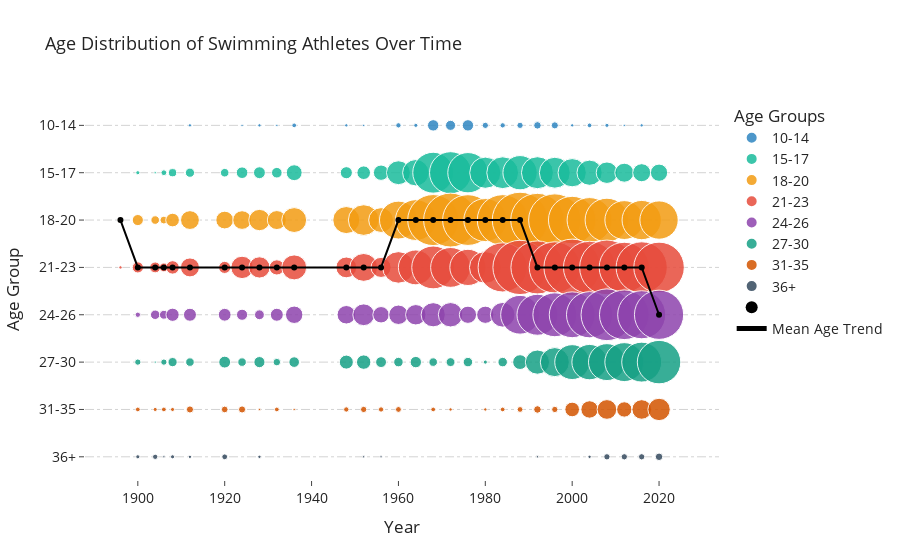

Notebook code cell kept with this figure:
### Markdown cell above
# Age avec moyenne

### Code cell
df = olympics_data[olympics_data['Sport'] == 'Swimming'].copy()

bins = [10, 14, 17, 20, 23, 26, 30, 35, 100]
labels = ["10-14", "15-17", "18-20", "21-23", "24-26", "27-30", "31-35", "36+"]
df["Age Group"] = pd.cut(df["Age"], bins=bins, labels=labels, right=False)

df_grouped = df.groupby(["Year", "Age Group"]).size().reset_index(name="Count")

# Average age
df_mean_age = df.groupby("Year")["Age"].mean().reset_index()
df_mean_age["Age Group"] = pd.cut(
    df_mean_age["Age"],
    bins=bins,
    labels=labels,
    right=False
)

color_palette = ["#2E86C1", "#1ABC9C", "#F39C12", "#E74C3C", "#8E44AD", "#16A085", "#D35400", "#34495E"]

fig = px.scatter(df_grouped,
                 x="Year",
                 y="Age Group",
                 size="Count",
                 color="Age Group",
                 color_discrete_sequence=color_palette,
                 title="Age Distribution of Swimming Athletes Over Time",
                 labels={"Year": "Year", "Age Group": "Age Group", "Count": "Number of Athletes"},
                 opacity=0.85,
                 size_max=40)

fig.add_scatter(
    x=df_mean_age["Year"],
    y=df_mean_age["Age Group"],
    mode="markers",
    marker=dict(color="#000000", size=6),
    name=""
)


fig.add_scatter(
    x=df_mean_age["Year"],
    y=df_mean_age["Age Group"],
    mode="lines",
    line=dict(color="#000000", width=2),
    name="Mean Age Trend"
)

fig.update_layout(
    template="simple_white",
    font=dict(size=14),
    title_font=dict(size=18),
    plot_bgcolor="white",
    paper_bgcolor="white",
    xaxis=dict(
        showline=False,
        showgrid=False,
        tickmode="array",
    ),
    yaxis=dict(
        showline=False,
        showgrid=True,
        gridcolor="lightgray",
        gridwidth=1,
        griddash="dashdot",
    ),
    legend_title_text="Age Groups",
)

fig.show()

### Figure 1 — Plotly figure (JSON) as saved in the notebook; plotly's stock layout.template omitted (floating-point values rounded to 4 significant figures)
{"data": [{"hovertemplate": "Age Group=%{y}<br>Year=%{x}<br>Number of Athletes=%{marker.size}<extra></extra>", "legendgroup": "10-14", "marker": {"color": "#2E86C1", "opacity": 0.85, "size": [0, 0, 0, 0, 0, 2, 0, 1, 2, 1, 4, 2, 1, 0, 5, 3, 23, 18, 23, 7, 5, 7, 10, 9, 2, 4, 3, 1, 2, 0], "sizemode": "area", "sizeref": 0.3556, "symbol": "circle"}, "mode": "markers", "name": "10-14", "orientation": "h", "showlegend": true, "type": "scatter", "x": [1896, 1900, 1904, 1906, 1908, 1912, 1920, 1924, 1928, 1932, 1936, 1948, 1952, 1956, 1960, 1964, 1968, 1972, 1976, 1980, 1984, 1988, 1992, 1996, 2000, 2004, 2008, 2012, 2016, 2020], "xaxis": "x", "y": ["10-14", "10-14", "10-14", "10-14", "10-14", "10-14", "10-14", "10-14", "10-14", "10-14", "10-14", "10-14", "10-14", "10-14", "10-14", "10-14", "10-14", "10-14", "10-14", "10-14", "10-14", "10-14", "10-14", "10-14", "10-14", "10-14", "10-14", "10-14", "10-14", "10-14"], "yaxis": "y"}, {"hovertemplate": "Age Group=%{y}<br>Year=%{x}<br>Number of Athletes=%{marker.size}<extra></extra>", "legendgroup": "15-17", "marker": {"color": "#1ABC9C", "opacity": 0.85, "size": [0, 3, 1, 6, 12, 15, 13, 24, 25, 20, 45, 26, 33, 42, 101, 124, 297, 314, 289, 173, 180, 209, 182, 170, 142, 113, 82, 64, 58, 53], "sizemode": "area", "sizeref": 0.3556, "symbol": "circle"}, "mode": "markers", "name": "15-17", "orientation": "h", "showlegend": true, "type": "scatter", "x": [1896, 1900, 1904, 1906, 1908, 1912, 1920, 1924, 1928, 1932, 1936, 1948, 1952, 1956, 1960, 1964, 1968, 1972, 1976, 1980, 1984, 1988, 1992, 1996, 2000, 2004, 2008, 2012, 2016, 2020], "xaxis": "x", "y": ["15-17", "15-17", "15-17", "15-17", "15-17", "15-17", "15-17", "15-17", "15-17", "15-17", "15-17", "15-17", "15-17", "15-17", "15-17", "15-17", "15-17", "15-17", "15-17", "15-17", "15-17", "15-17", "15-17", "15-17", "15-17", "15-17", "15-17", "15-17", "15-17", "15-17"], "yaxis": "y"}, {"hovertemplate": "Age Group=%{y}<br>Year=%{x}<br>Number of Athletes=%{marker.size}<extra></extra>", "legendgroup": "18-20", "marker": {"color": "#F39C12", "opacity": 0.85, "size": [5, 22, 13, 11, 33, 63, 56, 62, 81, 64, 110, 130, 167, 109, 255, 296, 462, 517, 457, 329, 459, 551, 507, 488, 401, 359, 339, 268, 274, 261], "sizemode": "area", "sizeref": 0.3556, "symbol": "circle"}, "mode": "markers", "name": "18-20", "orientation": "h", "showlegend": true, "type": "scatter", "x": [1896, 1900, 1904, 1906, 1908, 1912, 1920, 1924, 1928, 1932, 1936, 1948, 1952, 1956, 1960, 1964, 1968, 1972, 1976, 1980, 1984, 1988, 1992, 1996, 2000, 2004, 2008, 2012, 2016, 2020], "xaxis": "x", "y": ["18-20", "18-20", "18-20", "18-20", "18-20", "18-20", "18-20", "18-20", "18-20", "18-20", "18-20", "18-20", "18-20", "18-20", "18-20", "18-20", "18-20", "18-20", "18-20", "18-20", "18-20", "18-20", "18-20", "18-20", "18-20", "18-20", "18-20", "18-20", "18-20", "18-20"], "yaxis": "y"}, {"hovertemplate": "Age Group=%{y}<br>Year=%{x}<br>Number of Athletes=%{marker.size}<extra></extra>", "legendgroup": "21-23", "marker": {"color": "#E74C3C", "opacity": 0.85, "size": [2, 22, 21, 14, 32, 64, 26, 89, 80, 41, 111, 77, 138, 72, 177, 216, 326, 282, 233, 179, 429, 524, 500, 466, 569, 485, 531, 449, 466, 454], "sizemode": "area", "sizeref": 0.3556, "symbol": "circle"}, "mode": "markers", "name": "21-23", "orientation": "h", "showlegend": true, "type": "scatter", "x": [1896, 1900, 1904, 1906, 1908, 1912, 1920, 1924, 1928, 1932, 1936, 1948, 1952, 1956, 1960, 1964, 1968, 1972, 1976, 1980, 1984, 1988, 1992, 1996, 2000, 2004, 2008, 2012, 2016, 2020], "xaxis": "x", "y": ["21-23", "21-23", "21-23", "21-23", "21-23", "21-23", "21-23", "21-23", "21-23", "21-23", "21-23", "21-23", "21-23", "21-23", "21-23", "21-23", "21-23", "21-23", "21-23", "21-23", "21-23", "21-23", "21-23", "21-23", "21-23", "21-23", "21-23", "21-23", "21-23", "21-23"], "yaxis": "y"}, {"hovertemplate": "Age Group=%{y}<br>Year=%{x}<br>Number of Athletes=%{marker.size}<extra></extra>", "legendgroup": "24-26", "marker": {"color": "#8E44AD", "opacity": 0.85, "size": [0, 5, 16, 14, 31, 30, 29, 22, 17, 30, 54, 61, 84, 48, 67, 74, 104, 106, 53, 53, 108, 267, 298, 342, 373, 379, 476, 438, 410, 431], "sizemode": "area", "sizeref": 0.3556, "symbol": "circle"}, "mode": "markers", "name": "24-26", "orientation": "h", "showlegend": true, "type": "scatter", "x": [1896, 1900, 1904, 1906, 1908, 1912, 1920, 1924, 1928, 1932, 1936, 1948, 1952, 1956, 1960, 1964, 1968, 1972, 1976, 1980, 1984, 1988, 1992, 1996, 2000, 2004, 2008, 2012, 2016, 2020], "xaxis": "x", "y": ["24-26", "24-26", "24-26", "24-26", "24-26", "24-26", "24-26", "24-26", "24-26", "24-26", "24-26", "24-26", "24-26", "24-26", "24-26", "24-26", "24-26", "24-26", "24-26", "24-26", "24-26", "24-26", "24-26", "24-26", "24-26", "24-26", "24-26", "24-26", "24-26", "24-26"], "yaxis": "y"}, {"hovertemplate": "Age Group=%{y}<br>Year=%{x}<br>Number of Athletes=%{marker.size}<extra></extra>", "legendgroup": "27-30", "marker": {"color": "#16A085", "opacity": 0.85, "size": [0, 7, 1, 7, 15, 13, 25, 13, 22, 10, 20, 35, 37, 21, 16, 23, 13, 14, 16, 3, 16, 39, 104, 150, 216, 222, 242, 269, 283, 336], "sizemode": "area", "sizeref": 0.3556, "symbol": "circle"}, "mode": "markers", "name": "27-30", "orientation": "h", "showlegend": true, "type": "scatter", "x": [1896, 1900, 1904, 1906, 1908, 1912, 1920, 1924, 1928, 1932, 1936, 1948, 1952, 1956, 1960, 1964, 1968, 1972, 1976, 1980, 1984, 1988, 1992, 1996, 2000, 2004, 2008, 2012, 2016, 2020], "xaxis": "x", "y": ["27-30", "27-30", "27-30", "27-30", "27-30", "27-30", "27-30", "27-30", "27-30", "27-30", "27-30", "27-30", "27-30", "27-30", "27-30", "27-30", "27-30", "27-30", "27-30", "27-30", "27-30", "27-30", "27-30", "27-30", "27-30", "27-30", "27-30", "27-30", "27-30", "27-30"], "yaxis": "y"}, {"hovertemplate": "Age Group=%{y}<br>Year=%{x}<br>Number of Athletes=%{marker.size}<extra></extra>", "legendgroup": "31-35", "marker": {"color": "#D35400", "opacity": 0.85, "size": [0, 4, 3, 4, 3, 9, 8, 9, 1, 4, 1, 5, 7, 5, 6, 0, 4, 2, 0, 2, 4, 6, 10, 7, 38, 54, 69, 42, 68, 89], "sizemode": "area", "sizeref": 0.3556, "symbol": "circle"}, "mode": "markers", "name": "31-35", "orientation": "h", "showlegend": true, "type": "scatter", "x": [1896, 1900, 1904, 1906, 1908, 1912, 1920, 1924, 1928, 1932, 1936, 1948, 1952, 1956, 1960, 1964, 1968, 1972, 1976, 1980, 1984, 1988, 1992, 1996, 2000, 2004, 2008, 2012, 2016, 2020], "xaxis": "x", "y": ["31-35", "31-35", "31-35", "31-35", "31-35", "31-35", "31-35", "31-35", "31-35", "31-35", "31-35", "31-35", "31-35", "31-35", "31-35", "31-35", "31-35", "31-35", "31-35", "31-35", "31-35", "31-35", "31-35", "31-35", "31-35", "31-35", "31-35", "31-35", "31-35", "31-35"], "yaxis": "y"}, {"hovertemplate": "Age Group=%{y}<br>Year=%{x}<br>Number of Athletes=%{marker.size}<extra></extra>", "legendgroup": "36+", "marker": {"color": "#34495E", "opacity": 0.85, "size": [0, 3, 5, 1, 3, 2, 6, 0, 2, 0, 0, 0, 1, 1, 0, 0, 0, 0, 0, 0, 0, 0, 1, 0, 0, 2, 7, 7, 7, 10], "sizemode": "area", "sizeref": 0.3556, "symbol": "circle"}, "mode": "markers", "name": "36+", "orientation": "h", "showlegend": true, "type": "scatter", "x": [1896, 1900, 1904, 1906, 1908, 1912, 1920, 1924, 1928, 1932, 1936, 1948, 1952, 1956, 1960, 1964, 1968, 1972, 1976, 1980, 1984, 1988, 1992, 1996, 2000, 2004, 2008, 2012, 2016, 2020], "xaxis": "x", "y": ["36+", "36+", "36+", "36+", "36+", "36+", "36+", "36+", "36+", "36+", "36+", "36+", "36+", "36+", "36+", "36+", "36+", "36+", "36+", "36+", "36+", "36+", "36+", "36+", "36+", "36+", "36+", "36+", "36+", "36+"], "yaxis": "y"}, {"marker": {"color": "#000000", "size": 6}, "mode": "markers", "name": "", "type": "scatter", "x": [1896, 1900, 1904, 1906, 1908, 1912, 1920, 1924, 1928, 1932, 1936, 1948, 1952, 1956, 1960, 1964, 1968, 1972, 1976, 1980, 1984, 1988, 1992, 1996, 2000, 2004, 2008, 2012, 2016, 2020], "y": ["18-20", "21-23", "21-23", "21-23", "21-23", "21-23", "21-23", "21-23", "21-23", "21-23", "21-23", "21-23", "21-23", "21-23", "18-20", "18-20", "18-20", "18-20", "18-20", "18-20", "18-20", "18-20", "21-23", "21-23", "21-23", "21-23", "21-23", "21-23", "21-23", "24-26"]}, {"line": {"color": "#000000", "width": 2}, "mode": "lines", "name": "Mean Age Trend", "type": "scatter", "x": [1896, 1900, 1904, 1906, 1908, 1912, 1920, 1924, 1928, 1932, 1936, 1948, 1952, 1956, 1960, 1964, 1968, 1972, 1976, 1980, 1984, 1988, 1992, 1996, 2000, 2004, 2008, 2012, 2016, 2020], "y": ["18-20", "21-23", "21-23", "21-23", "21-23", "21-23", "21-23", "21-23", "21-23", "21-23", "21-23", "21-23", "21-23", "21-23", "18-20", "18-20", "18-20", "18-20", "18-20", "18-20", "18-20", "18-20", "21-23", "21-23", "21-23", "21-23", "21-23", "21-23", "21-23", "24-26"]}], "layout": {"font": {"size": 14}, "legend": {"itemsizing": "constant", "title": {"text": "Age Groups"}, "tracegroupgap": 0}, "paper_bgcolor": "white", "plot_bgcolor": "white", "title": {"font": {"size": 18}, "text": "Age Distribution of Swimming Athletes Over Time"}, "xaxis": {"anchor": "y", "domain": [0, 1], "showgrid": false, "showline": false, "tickmode": "array", "title": {"text": "Year"}}, "yaxis": {"anchor": "x", "categoryarray": ["36+", "31-35", "27-30", "24-26", "21-23", "18-20", "15-17", "10-14"], "categoryorder": "array", "domain": [0, 1], "gridcolor": "lightgray", "griddash": "dashdot", "gridwidth": 1, "showgrid": true, "showline": false, "title": {"text": "Age Group"}}}}
